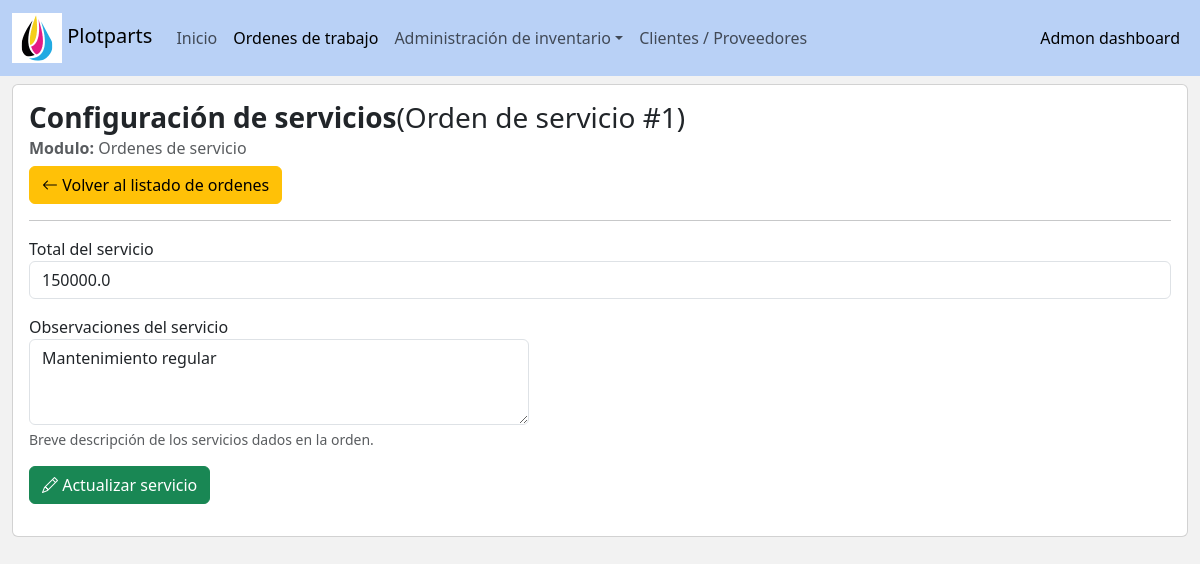
Screenshot of /service_orders/servicesConfig/1 with the database file from the repository.
### service_order/models.py (models this page shows, shortened)
class ServiceOrder(models.Model):
    customer = models.ForeignKey(verbose_name='Cliente',to=Asset, on_delete=models.PROTECT)
    serial = models.CharField(verbose_name='Numero de serie', max_length=50)
    model = models.CharField(verbose_name='Modelo', max_length=50)
    flowStatus = models.IntegerField(verbose_name='Estado de la orden',choices=ServiceOrder_Flowtatus.choices, default=ServiceOrder_Flowtatus.pendingDiagnose)
    registry_comments = models.TextField(verbose_name='Observaciones iniciales', blank=False)
    diagnose_date = models.DateTimeField(verbose_name='Fecha de diagnóstico', blank=True, null=True)
    diagnose_comments = models.TextField(verbose_name='Observaciones de diagnostico', blank=True, null=True)
    repair_date = models.DateTimeField(verbose_name='Fecha de reparación', blank=True, null=True)
    repair_comments = models.TextField(verbose_name='Observaciones de reparación', blank=True, null=True)
    cancel_date = models.DateTimeField(verbose_name='Fecha de cancelación', blank=True, null=True)
    cancel_comments = models.TextField(verbose_name='Motivo de cancelación', blank=True, null=True)
    consumables_total = models.FloatField(verbose_name='Total de consumibles', default=0)
    status = models.IntegerField(verbose_name='Estado',choices=ServiceOrder_status.choices, default=ServiceOrder_status.enable)
    services_total = models.FloatField(verbose_name='Total del servicio', default=0)
    services_description = models.TextField(verbose_name='Observaciones del servicio', blank=True, null=True)
    createtime = models.DateTimeField(verbose_name='Fecha de creación', auto_now_add=True)
    updatetime = models.DateTimeField(verbose_name='Fecha de ultima actualización', auto_now=True)
    class Meta():
        verbose_name = "Order"
        verbose_name_plural = "Orders"
        ordering = ['id']

### service_order/views.py (the view, shortened to what this page needs)
class ServiceOrder_serviceConfig(UpdateView):
    model = ServiceOrder
    template_name = "service_order/serviceOrder_servicesConfig.html"
    context_object_name = 'service_order'
    success_url = reverse_lazy('service_orders:grid')
    form_class = serviceOrders_ServiceConfigForm
    queryset = ServiceOrder.objects.filter(status=1)
    def get_context_data(self, **kwargs):
        context = super().get_context_data(**kwargs)
        context['active_link'] = 'service_orders'
        return context

### core/templatetags/utils.py (called while the page is built)
@register.filter(name='setValidationClass')
def setValidationClass(input):
    bootstrap_class = ''
    if input.help_text == 'filter_option':
        if input.errors:
            bootstrap_class = 'is-invalid'
    else:
        if (input.data != None) and (input.data != []) :
            if input.errors:
                bootstrap_class = 'is-invalid'
            else:
                bootstrap_class = 'is-valid'
    return input.as_widget(attrs={'class':'form-control '+ bootstrap_class})

### service_order/templates/service_order/serviceOrder_servicesConfig.html (shortened to what this page needs)
{% extends 'base_adminv2.html' %}
{% load utils %}
{% block body %}
    <div class='row'>
        <div class="col-lg-12">
            <div class="card">
                <div class="card-body">
                    <h3 class='card-title'><strong>Configuración de servicios</strong>(Orden de servicio #{{service_order.id}})</h3>
                    <h6 class="card-subtitle mb-2 text-muted"> <strong>Modulo:</strong> Ordenes de servicio</h6>
                        <a href='{% url "service_orders:grid" %}' class="btn btn-warning"><i class="bi bi-arrow-left"></i> Volver al listado de ordenes</a>
                    <hr>
                    <form method='post' novalidate>
                        {% for field in form %}
                            <div class='mb-3'>
                                <label for="{{field.id_for_label}}">{{field.label}}</label>
                                {{field|setValidationClass}}
                                {% if field.data == None %}
                                    <div id="{{field.auto_id}}_helptext" class="form-text">
                                        {{field.help_text}}
                                    </div>
                                {% endif %}
                            </div>
                        {% endfor %}
                        <div class="mb-3">
                            <button type="submit" class="btn btn-success"><i class="bi bi-pencil"></i> Actualizar servicio</button>
                        </div>
                    </form>
                </div>
            </div>
        </div>
    </div>
{% endblock body %}

### templates/base_adminv2.html (style rules this page uses)
body { background-color:#f2f2f2; }

### rows the page displays
ServiceOrder: id "1", form "150000.0" "Mantenimiento regular"

### other values shown
{{ field.label }} "Total del servicio" "Observaciones del servicio"
{{ field.help_text }} "Breve descripción de los servicios dados en la orden."
